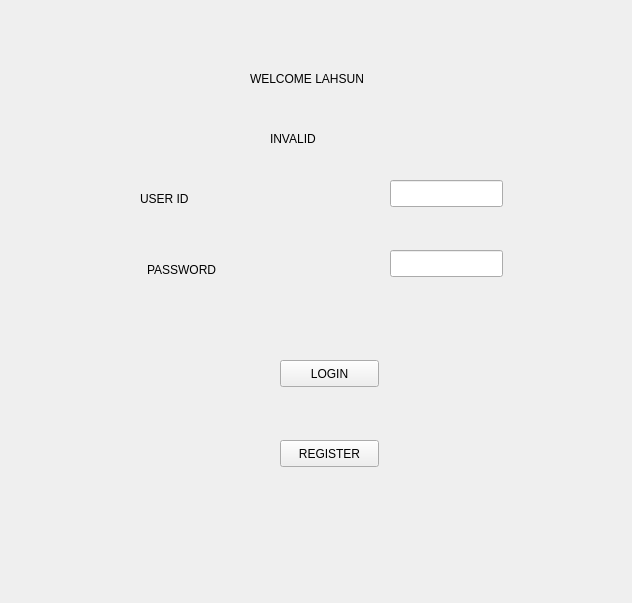
<?xml version="1.0" encoding="UTF-8"?>
<ui version="4.0">
 <class>Form</class>
 <widget class="QWidget" name="Form">
  <property name="enabled">
   <bool>true</bool>
  </property>
  <property name="geometry">
   <rect>
    <x>0</x>
    <y>0</y>
    <width>632</width>
    <height>603</height>
   </rect>
  </property>
  <property name="windowTitle">
   <string>Form</string>
  </property>
  <widget class="QLabel" name="label">
   <property name="geometry">
    <rect>
     <x>250</x>
     <y>70</y>
     <width>151</width>
     <height>17</height>
    </rect>
   </property>
   <property name="text">
    <string>WELCOME LAHSUN</string>
   </property>
  </widget>
  <widget class="QLabel" name="label_2">
   <property name="geometry">
    <rect>
     <x>140</x>
     <y>190</y>
     <width>68</width>
     <height>17</height>
    </rect>
   </property>
   <property name="text">
    <string>USER ID</string>
   </property>
  </widget>
  <widget class="QLabel" name="label_3">
   <property name="geometry">
    <rect>
     <x>147</x>
     <y>260</y>
     <width>71</width>
     <height>20</height>
    </rect>
   </property>
   <property name="text">
    <string>PASSWORD</string>
   </property>
  </widget>
  <widget class="QLineEdit" name="l1">
   <property name="geometry">
    <rect>
     <x>390</x>
     <y>180</y>
     <width>113</width>
     <height>27</height>
    </rect>
   </property>
  </widget>
  <widget class="QLineEdit" name="l2">
   <property name="geometry">
    <rect>
     <x>390</x>
     <y>250</y>
     <width>113</width>
     <height>27</height>
    </rect>
   </property>
  </widget>
  <widget class="QPushButton" name="login">
   <property name="geometry">
    <rect>
     <x>280</x>
     <y>360</y>
     <width>99</width>
     <height>27</height>
    </rect>
   </property>
   <property name="text">
    <string>LOGIN</string>
   </property>
  </widget>
  <widget class="QPushButton" name="register_2">
   <property name="geometry">
    <rect>
     <x>280</x>
     <y>440</y>
     <width>99</width>
     <height>27</height>
    </rect>
   </property>
   <property name="text">
    <string>REGISTER</string>
   </property>
  </widget>
  <widget class="QLabel" name="label_4">
   <property name="enabled">
    <bool>true</bool>
   </property>
   <property name="geometry">
    <rect>
     <x>270</x>
     <y>130</y>
     <width>68</width>
     <height>17</height>
    </rect>
   </property>
   <property name="minimumSize">
    <size>
     <width>68</width>
     <height>0</height>
    </size>
   </property>
   <property name="autoFillBackground">
    <bool>true</bool>
   </property>
   <property name="text">
    <string>INVALID</string>
   </property>
  </widget>
 </widget>
 <resources/>
 <connections/>
</ui>
